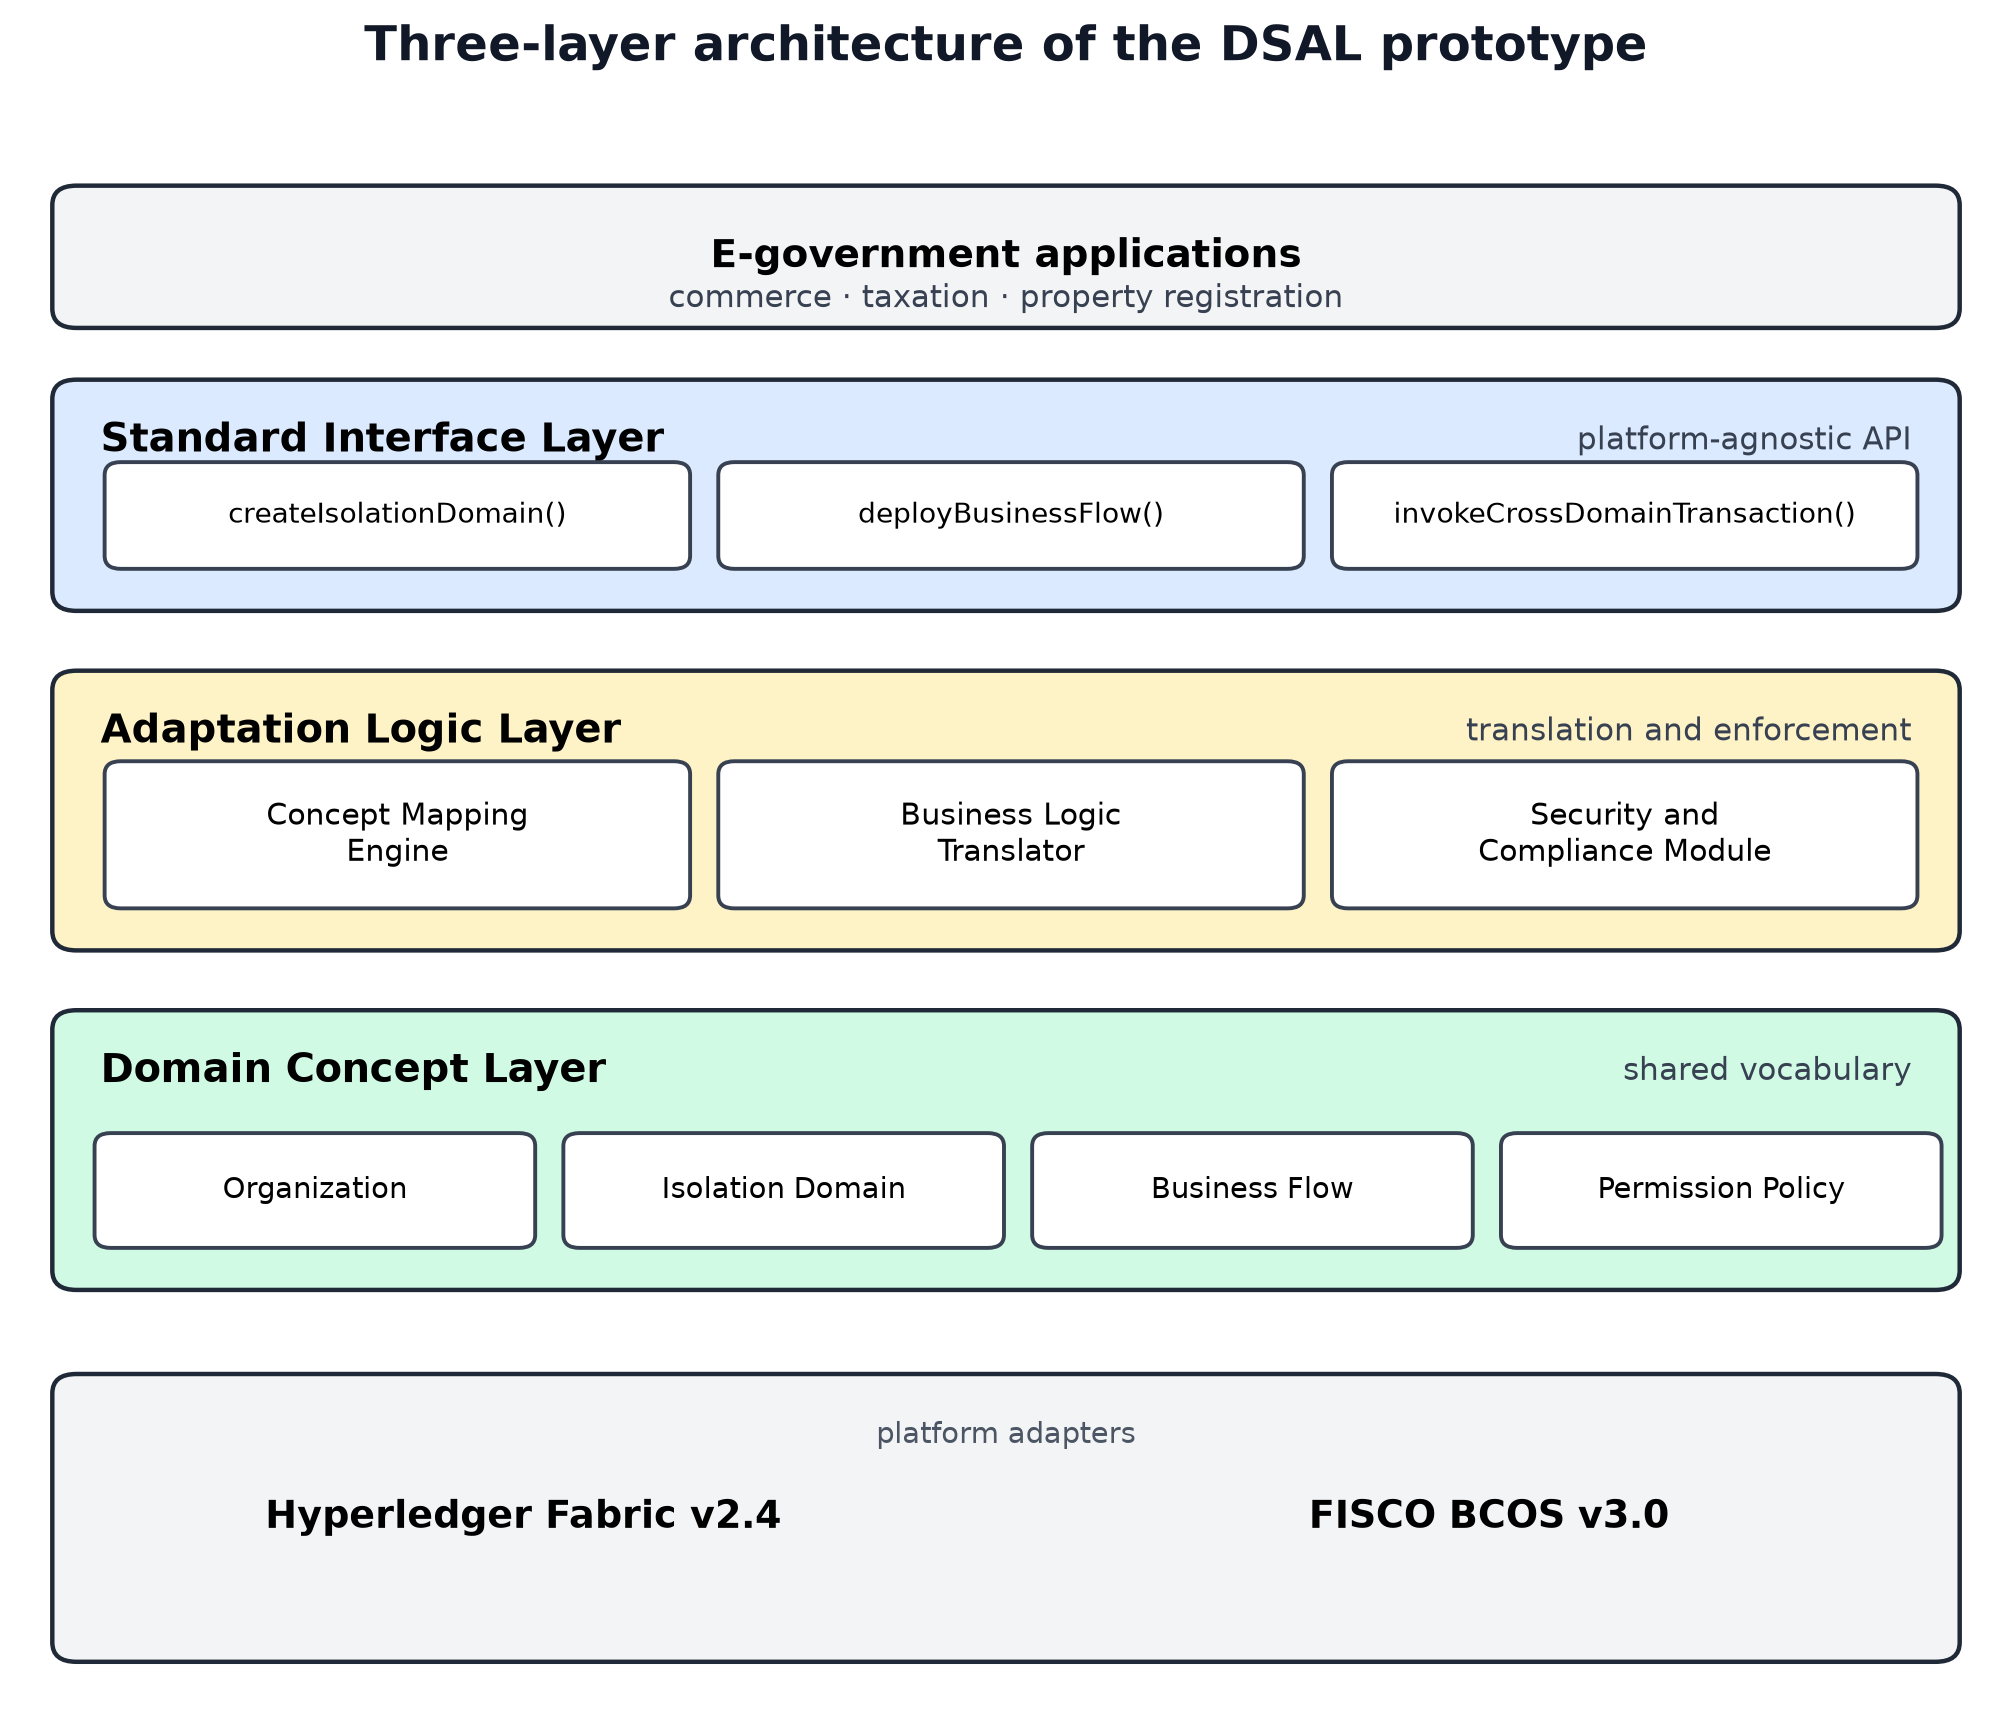

Python code for this plot:
#!/usr/bin/env python3
"""Figure 3. Three-layer DSAL architecture, drawn at final print size.

Canvas = 5.03 x 4.30 in (text-column
width), so type is reproduced at the designed size.
"""

import matplotlib
matplotlib.use("Agg")
import matplotlib.pyplot as plt
from matplotlib.patches import FancyBboxPatch, FancyArrowPatch

plt.rcParams.update({"font.family": "DejaVu Sans", "font.size": 6,
                     "pdf.fonttype": 42, "ps.fonttype": 42})

W, H = 5.03, 4.30
fig, ax = plt.subplots(figsize=(W, H))
fig.subplots_adjust(left=0.0, right=1.0, top=0.94, bottom=0.0)
ax.set_xlim(0, 100)
ax.set_ylim(0, 100)
ax.axis("off")


def band(y0, h, title, subtitle, color):
    ax.add_patch(FancyBboxPatch((3.0, y0), 94, h,
                                boxstyle="round,pad=0.4,rounding_size=1.2",
                                facecolor=color, edgecolor="#1F2937", linewidth=0.8))
    ax.text(5.0, y0 + h - 3.4, title, fontsize=7.2, fontweight="bold", va="center")
    ax.text(95.0, y0 + h - 3.4, subtitle, fontsize=5.6, color="#374151",
            ha="right", va="center")


def chip(x, y, w, h, text, size=5.6):
    ax.add_patch(FancyBboxPatch((x, y), w, h,
                                boxstyle="round,pad=0.3,rounding_size=0.8",
                                facecolor="white", edgecolor="#374151", linewidth=0.7))
    ax.text(x + w / 2, y + h / 2, text, ha="center", va="center", fontsize=size)


ax.add_patch(FancyBboxPatch((3.0, 86.5), 94, 8.0,
                            boxstyle="round,pad=0.4,rounding_size=1.2",
                            facecolor="#F3F4F6", edgecolor="#1F2937", linewidth=0.8))
ax.text(50, 90.5, "E-government applications",
        ha="center", va="center", fontsize=7.0, fontweight="bold")
ax.text(50, 87.9, "commerce \u00b7 taxation \u00b7 property registration",
        ha="center", va="center", fontsize=5.6, color="#374151")

band(69.0, 13.5, "Standard Interface Layer", "platform-agnostic API", "#DBEAFE")
for i, api in enumerate(["createIsolationDomain()", "deployBusinessFlow()",
                         "invokeCrossDomainTransaction()"]):
    chip(5.5 + i * 30.5, 71.5, 28.5, 6.0, api, 5.0)

band(48.0, 16.5, "Adaptation Logic Layer", "translation and enforcement", "#FEF3C7")
for i, comp in enumerate(["Concept Mapping\nEngine", "Business Logic\nTranslator",
                          "Security and\nCompliance Module"]):
    chip(5.5 + i * 30.5, 50.5, 28.5, 8.5, comp, 5.4)

band(27.0, 16.5, "Domain Concept Layer", "shared vocabulary", "#D1FAE5")
for i, comp in enumerate(["Organization", "Isolation Domain", "Business Flow",
                          "Permission Policy"]):
    chip(5.0 + i * 23.3, 29.5, 21.3, 6.5, comp, 5.2)

ax.add_patch(FancyBboxPatch((3.0, 4.0), 94, 17.0,
                            boxstyle="round,pad=0.4,rounding_size=1.2",
                            facecolor="#F3F4F6", edgecolor="#1F2937", linewidth=0.8))
ax.text(26, 12.5, "Hyperledger Fabric v2.4", ha="center", va="center",
        fontsize=6.8, fontweight="bold")
ax.text(74, 12.5, "FISCO BCOS v3.0", ha="center", va="center",
        fontsize=6.8, fontweight="bold")
ax.text(50, 17.6, "platform adapters", ha="center", va="center",
        fontsize=5.2, color="#4B5563",
        bbox=dict(facecolor="#F3F4F6", edgecolor="none", pad=1.2))

fig.text(0.5, 0.965, "Three-layer architecture of the DSAL prototype",
         ha="center", fontsize=8.6, fontweight="bold", color="#111827")

plt.savefig("fig3_architecture.png", dpi=400)
plt.savefig("fig3_architecture.pdf")
print("saved fig3_architecture.png")
